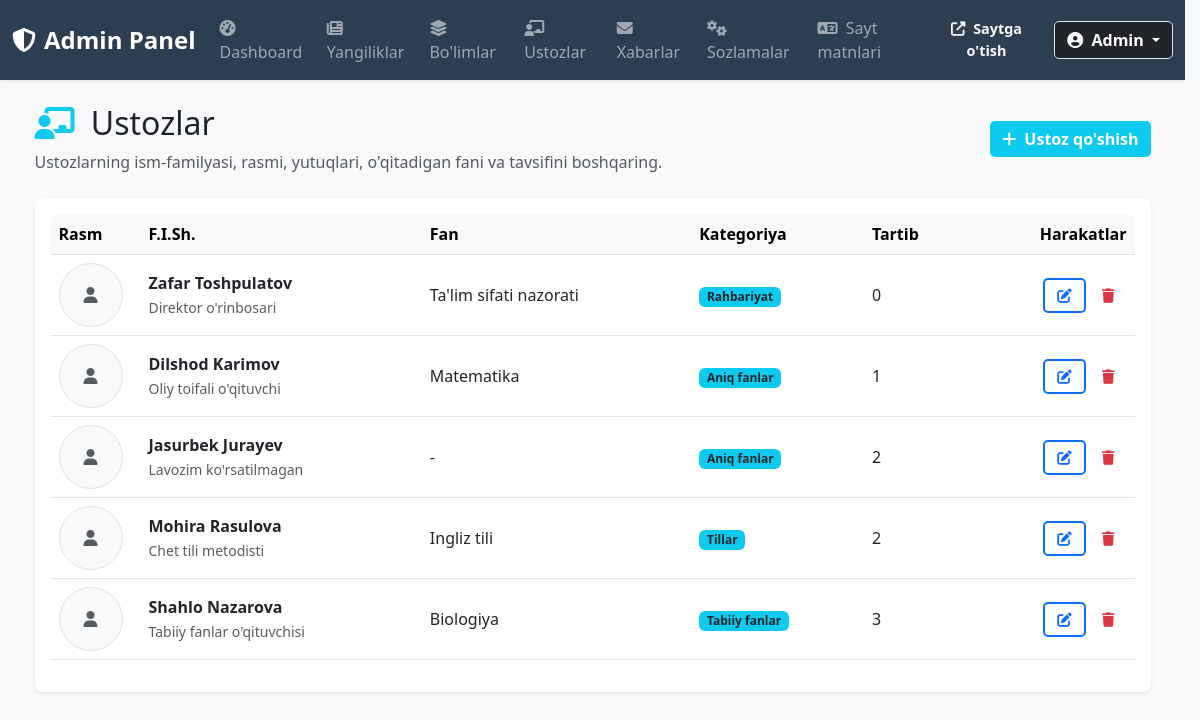
Screenshot of /admin/teachers (signed in) with the database file from the repository.
### py_school/app/models/models.py (models this page shows)
class Teacher(Base):
    __tablename__ = "teachers"
    id = Column(Integer, primary_key=True, index=True)
    first_name = Column(String(80), nullable=False)
    last_name = Column(String(80), nullable=False)
    middle_name = Column(String(80), nullable=True)
    position_uz = Column(String(150), nullable=True)
    position_en = Column(String(150), nullable=True)
    position_ru = Column(String(150), nullable=True)
    subject_uz = Column(String(150), nullable=True)
    subject_en = Column(String(150), nullable=True)
    subject_ru = Column(String(150), nullable=True)
    bio_uz = Column(Text, nullable=True)
    bio_en = Column(Text, nullable=True)
    bio_ru = Column(Text, nullable=True)
    achievements_uz = Column(Text, nullable=True)
    achievements_en = Column(Text, nullable=True)
    achievements_ru = Column(Text, nullable=True)
    image_path = Column(String, nullable=True)
    category_key = Column(String(50), default="teachers")
    display_order = Column(Integer, default=0)
    created_date = Column(DateTime, default=datetime.utcnow)
    modified_date = Column(DateTime, nullable=True)

### py_school/app/routers/admin.py (the view)
@router.get("/teachers", response_class=HTMLResponse)
def admin_teachers_list(request: Request, admin_id: int = Depends(require_admin), db: Session = Depends(get_db)):
    items = db.query(Teacher).order_by(Teacher.display_order.asc(), Teacher.last_name.asc(), Teacher.first_name.asc()).all()
    return templates.TemplateResponse(request=request, name="admin/teachers.html", context={"request": request, "items": items})

### py_school/app/templates/admin/teachers.html (shortened to what this page needs)
{% extends "admin/base.html" %}
{% block content %}
<div class="d-flex justify-content-between align-items-center mb-4">
    <div>
        <h2><i class="fas fa-chalkboard-teacher text-info me-2"></i> Ustozlar</h2>
        <p class="text-muted mb-0">Ustozlarning ism-familyasi, rasmi, yutuqlari, o'qitadigan fani va tavsifini boshqaring.</p>
    </div>
    <button class="btn btn-info text-white" data-bs-toggle="modal" data-bs-target="#createModal">
        <i class="fas fa-plus me-1"></i> Ustoz qo'shish
    </button>
</div>
<div class="card shadow-sm border-0">
    <div class="card-body">
        <div class="table-responsive">
            <table class="table table-hover align-middle">
                <thead class="table-light">
                    <tr>
                        <th>Rasm</th>
                        <th>F.I.Sh.</th>
                        <th>Fan</th>
                        <th>Kategoriya</th>
                        <th>Tartib</th>
                        <th class="text-end">Harakatlar</th>
                    </tr>
                </thead>
                <tbody>
                    {% for item in items %}
                    <tr>
                        <td style="width: 90px;">
                            {% if item.image_path %}
                            <img src="{{ item.image_path }}" class="img-thumbnail rounded-circle" style="height: 64px; width: 64px; object-fit: cover;">
                            {% else %}
                            <div class="bg-light text-muted d-flex align-items-center justify-content-center rounded-circle border" style="height: 64px; width: 64px;">
                                <i class="fas fa-user"></i>
                            </div>
                            {% endif %}
                        </td>
                        <td>
                            <div class="fw-semibold">{{ item.first_name }} {{ item.last_name }}</div>
                            <small class="text-muted">{{ item.position_uz or "Lavozim ko'rsatilmagan" }}</small>
                        </td>
                        <td>{{ item.subject_uz or "-" }}</td>
                        <td>
                            <span class="badge bg-info text-dark">
                                {% if item.category_key == 'leadership' %}Rahbariyat
                                {% elif item.category_key == 'science' %}Aniq fanlar
                                {% elif item.category_key == 'language' %}Tillar
                                {% elif item.category_key == 'natural' %}Tabiiy fanlar
                                {% else %}{{ item.category_key }}{% endif %}
                            </span>
                        </td>
                        <td>{{ item.display_order }}</td>
                        <td class="text-end">
                            <button type="button" class="btn btn-sm btn-outline-primary" data-bs-toggle="modal" data-bs-target="#editModal{{ item.id }}">
                                <i class="fas fa-edit"></i>
                            </button>
                            <form action="/admin/teachers/delete/{{ item.id }}" method="post" class="d-inline" onsubmit="return confirm('Rostdan ham o\\'chirmoqchimisiz?');">
                                <button type="submit" class="btn btn-sm btn-outline-danger"><i class="fas fa-trash"></i></button>
                            </form>
                        </td>
                    </tr>
                    {% endfor %}
                </tbody>
            </table>
        </div>
    </div>
</div>
{% endblock %}

### py_school/app/templates/admin/base.html (shortened to what this page needs)
<!DOCTYPE html>
<html lang="en">
<head>
    <link href="https://cdn.jsdelivr.net/npm/bootstrap@5.3.0/dist/css/bootstrap.min.css" rel="stylesheet" />
    <link rel="stylesheet" href="https://cdnjs.cloudflare.com/ajax/libs/font-awesome/6.4.0/css/all.min.css" />
    <link href="/static/css/admin-style.css" rel="stylesheet" />
</head>
<body class="bg-light">
    <nav class="navbar navbar-expand-lg navbar-dark bg-dark sticky-top shadow-sm">
        <div class="container-fluid">
            <a class="navbar-brand text-warning fw-bold" href="/admin/dashboard">
                <i class="fas fa-shield-alt me-2"></i>Admin Panel
            </a>
            <div class="collapse navbar-collapse" id="adminNavbar">
                <ul class="navbar-nav me-auto mb-2 mb-lg-0">
                    <li class="nav-item">
                        <a class="nav-link" href="/admin/dashboard"><i class="fas fa-tachometer-alt me-1"></i> Dashboard</a>
                    </li>
                    <li class="nav-item">
                        <a class="nav-link" href="/admin/news"><i class="fas fa-newspaper me-1"></i> Yangiliklar</a>
                    </li>
                    <li class="nav-item">
                        <a class="nav-link" href="/admin/departments"><i class="fas fa-layer-group me-1"></i> Bo'limlar</a>
                    </li>
                    <li class="nav-item">
                        <a class="nav-link" href="/admin/teachers"><i class="fas fa-chalkboard-teacher me-1"></i> Ustozlar</a>
                    </li>
                    <li class="nav-item">
                        <a class="nav-link" href="/admin/messages"><i class="fas fa-envelope me-1"></i> Xabarlar</a>
                    </li>
                    <li class="nav-item">
                        <a class="nav-link" href="/admin/sitesettings"><i class="fas fa-cogs me-1"></i> Sozlamalar</a>
                    </li>
                    <li class="nav-item">
                        <a class="nav-link" href="/admin/content"><i class="fas fa-language me-1"></i> Sayt matnlari</a>
                    </li>
                </ul>
                <div class="d-flex align-items-center">
                    <a href="/" class="btn btn-outline-light btn-sm me-3" target="_blank">
                        <i class="fas fa-external-link-alt me-1"></i> Saytga o'tish
                    </a>
                    <div class="dropdown">
                        <button class="btn btn-dark dropdown-toggle border" type="button" data-bs-toggle="dropdown">
                            <i class="fas fa-user-circle me-1"></i> Admin
                        </button>
                    </div>
                </div>
            </div>
        </div>
    </nav>
    <div class="container py-4">
        {% block content %}{% endblock %}
    </div>
</body>
</html>

### py_school/app/static/css/admin-style.css (style rules this page uses)
:root { --primary: #0d6efd; --success: #198754; --warning: #ffc107; --danger: #dc3545; --info: #0dcaf0; --light: #f8f9fa; --dark: #212529; }
html { scrollbar-gutter: stable; }
body { font-family: 'Segoe UI', Tahoma, Geneva, Verdana, sans-serif; background-color: #f5f7fa; overflow-y: scroll; }
.navbar { box-shadow: 0 2px 10px rgba(0, 0, 0, 0.15); background-color: #2c3e50 !important; }
.navbar-brand { font-size: 1.5rem; font-weight: bold; color: white !important; }
.nav-link { font-weight: 500; transition: color 0.2s ease; }
.card { border: none; border-radius: 8px; box-shadow: 0 2px 8px rgba(0, 0, 0, 0.1); transition: box-shadow 0.2s ease, border-color 0.2s ease; }
.table { background-color: white; }
.table thead { background-color: #f5f7fa; }
.table-responsive { border-radius: 8px; }
.btn { border-radius: 5px; font-weight: 600; transition: background-color 0.2s ease, border-color 0.2s ease, color 0.2s ease, box-shadow 0.2s ease; border: none; }
.btn-outline-primary { border: 2px solid var(--primary); color: var(--primary); }
.btn-sm { padding: 5px 12px; font-size: 0.9rem; }

### rows the page displays
Teacher: first_name "Zafar", last_name "Toshpulatov", position_uz "Direktor o'rinbosari", subject_uz "Ta'lim sifati nazorati", category_key "Rahbariyat", display_order "0"
Teacher: first_name "Dilshod", last_name "Karimov", position_uz "Oliy toifali o'qituvchi", subject_uz "Matematika", category_key "Aniq fanlar", display_order "1"
Teacher: first_name "Jasurbek", last_name "Jurayev", position_uz "Lavozim ko'rsatilmagan", subject_uz "-", category_key "Aniq fanlar", display_order "2"
Teacher: first_name "Mohira", last_name "Rasulova", position_uz "Chet tili metodisti", subject_uz "Ingliz tili", category_key "Tillar", display_order "2"
Teacher: first_name "Shahlo", last_name "Nazarova", position_uz "Tabiiy fanlar o'qituvchisi", subject_uz "Biologiya", category_key "Tabiiy fanlar", display_order "3"
